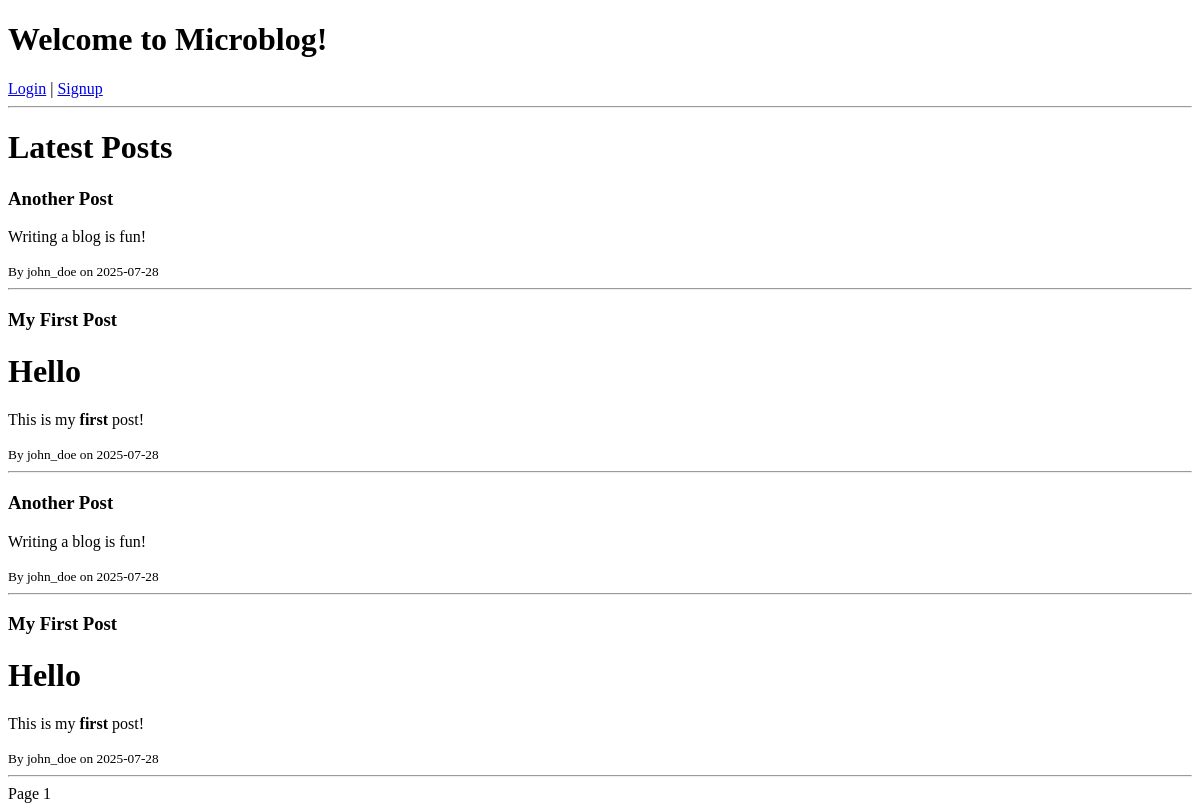
Before: / with the older database file.
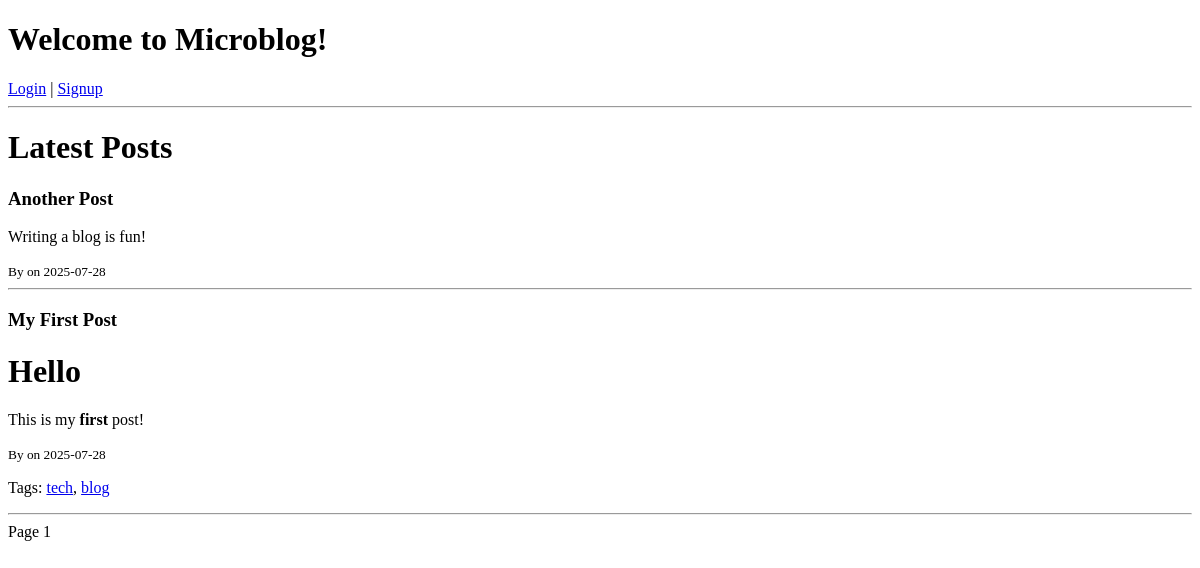
After: the same page with the newer database file.
### app/models.py (models this page shows, shortened)
class Post(db.Model):
    id = db.Column(db.Integer, primary_key=True)
    title = db.Column(db.String(140), nullable=False)
    content = db.Column(db.Text, nullable=False)
    timestamp = db.Column(db.DateTime, index=True, default=datetime.utcnow)
    user_id = db.Column(db.Integer, db.ForeignKey('user.id'))

class User(UserMixin, db.Model):
    id = db.Column(db.Integer, primary_key=True)
    username = db.Column(db.String(64), unique=True, nullable=False)
    email = db.Column(db.String(120), unique=True, nullable=False)
    password_hash = db.Column(db.String(128))
    posts = db.relationship('Post', backref='author', lazy='dynamic')

class Tag(db.Model):
    id = db.Column(db.Integer, primary_key=True)
    name = db.Column(db.String(64), unique=True, nullable=False)

### app/routes.py (the view)
@main.route('/')
@main.route('/page/<int:page>')
def index(page=1):
    pagination = Post.query.order_by(Post.timestamp.desc()).paginate(page, 5, False)
    posts = pagination.items
    for post in posts:
        post.content_html = Markup(markdown.markdown(post.content))
    return render_template('index.html', posts=posts, pagination=pagination)

### app/__init__.py (called while the page is built)
def create_app():
    app = Flask(__name__)
    app.config.from_object(Config)
    db.init_app(app)
    migrate.init_app(app, db)
    login.init_app(app)
    from .routes import main as main_blueprint
    app.register_blueprint(main_blueprint)
    @app.template_filter('markdown')
    def markdown_filter(text):
        return Markup(markdown.markdown(text, extensions=["fenced_code"]))
    return app

### app/templates/index.html (shortened to what this page needs)
{% extends "base.html" %}
{% block content %}
  <h1>Latest Posts</h1>
  {% for post in posts %}
    <div>
      <h3>{{ post.title }}</h3>
      <p>{{ post.content | markdown }}</p>
      <small>By {{ post.author.username }} on {{ post.timestamp.strftime('%Y-%m-%d') }}</small>
      {% if post.tags %}
        <p>
          Tags:
          {% for tag in post.tags %}
            <a href="{{ url_for('tag_filter', tag_name=tag.name) }}">{{ tag.name }}</a>{% if not loop.last %}, {% endif %}
          {% endfor %}
        </p>
      {% endif %}
    </div>
    <hr>
  {% endfor %}
  {% if pagination %}
    <div>
      <span>Page {{ pagination.page }}</span>
    </div>
  {% endif %}
{% endblock %}

### app/templates/base.html (shortened to what this page needs)
<!doctype html>
<html>
<head>
</head>
<body>
    <h1>Welcome to Microblog!</h1>
    {% if current_user.is_authenticated %}
      Logged in as {{ current_user.username }} |
      <a href="{{ url_for('main.logout') }}">Logout</a>
    {% else %}
      <a href="{{ url_for('main.login') }}">Login</a> |
      <a href="{{ url_for('main.signup') }}">Signup</a>
    {% endif %}
    <hr>
    {% block content %}{% endblock %}
</body>
</html>

Changed rows visible on the page:
removed Post: title "Another Post", content "Writing a blog is fun!", author.username "john_doe", timestamp "2025-07-28"
removed Post: title "My First Post", content "Hello This is my first post!", author.username "john_doe", timestamp "2025-07-28"
changed Post "Another Post": author.username "john_doe" → (not shown)
changed Post "Hello This is my first post!": author.username "john_doe" → (not shown); now shows "Tags:"
added Tag: name "tech", shown under Post "Hello This is my first post!"
added Tag: name "blog", shown under Post "Hello This is my first post!"
